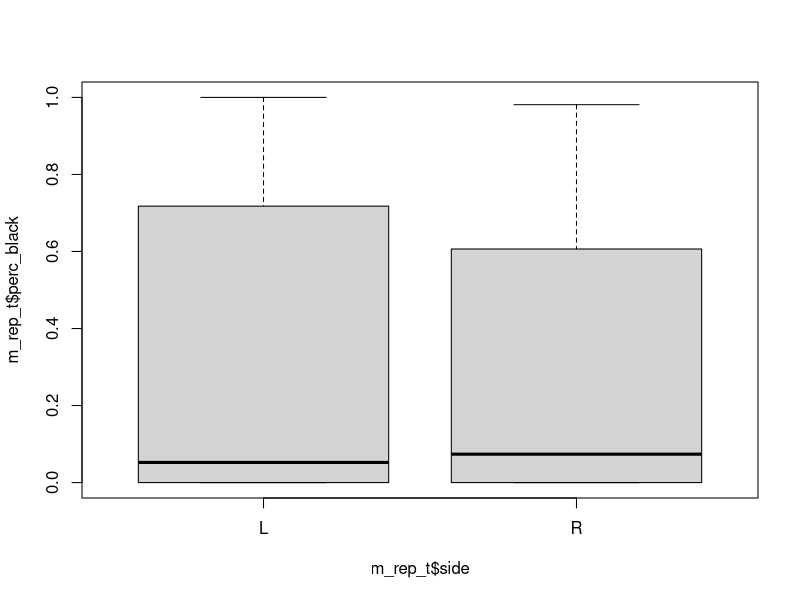
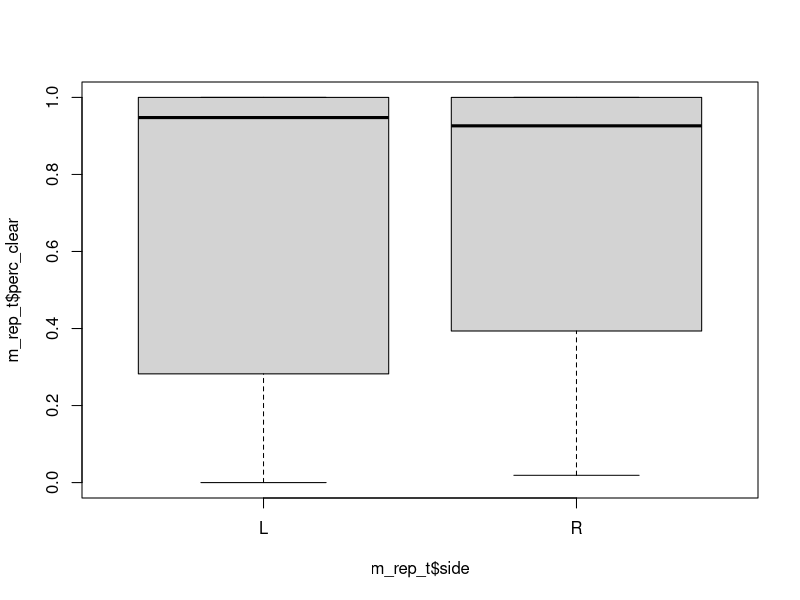

Write R code to recreate these figures, in order. (Note: this script raises an error after producing the figures.)
## testing symmetry of feathers
library(tidyverse)

m <- read.csv(file = "data/feather_measurements_symmetry_test.csv")

head(m)

repBarbs <- c(which(m$Comments == "b2"), which(m$Comments == "b6"),which(m$Comments == "b10"))  

m_rep <- m[repBarbs,]
head(m_rep)

# prep data to have two groups to compare between
m_rep_t <- m_rep %>% 
  separate(feather_ID, into= c("side", "feather_no."), sep = "_")

#change NAs to 0 for calc mean and sd
m_rep_t$perc_clear[is.na(m_rep_t$perc_clear)] <- 0
m_rep_t$perc_black[is.na(m_rep_t$perc_black)] <- 0


m_rep_t %>% 
  group_by( side) %>% 
  summarise(
    count = n(),
    avg_black = mean(perc_black),
    sd_black = sd(perc_black),
    avg_clear = mean(perc_clear),
    sd_clear = sd(perc_clear)
  )

boxplot(m_rep_t$perc_black~m_rep_t$side)
boxplot(m_rep_t$perc_clear~m_rep_t$side)


## test data is normally distributed
differences <- with(m_rep_t, perc_clear[side == "L"] - perc_clear[side == "R"])
## b10 missing on L f3 BW15113, going to remove R f3 for symmetry
r_f3_b10 <- which(m_rep_t$ID == "BW15113" & m_rep_t$side == "R" & m_rep_t$feather_no. == "f3" &
        m_rep_t$Comments == "b10")

M <- m_rep_t[-r_f3_b10,]
#check
which(M$ID == "BW15113" & M$side == "R" & M$feather_no. == "f3" &
        M$Comments == "b10")

differences <- with(M, perc_clear[side == "L"] - perc_clear[side == "R"])
shapiro.test(differences)

## not normally distributed, so need to do wilcoxon test 
L_percClear <- M$perc_clear[M$side == "L"]
R_percClear <- M$perc_clear[M$side == "R"]

wilcox.test(L_percClear, R_percClear, paired = T)
## not statistically different between L and R !! 

table(side~feather, data = m_rep_t)
